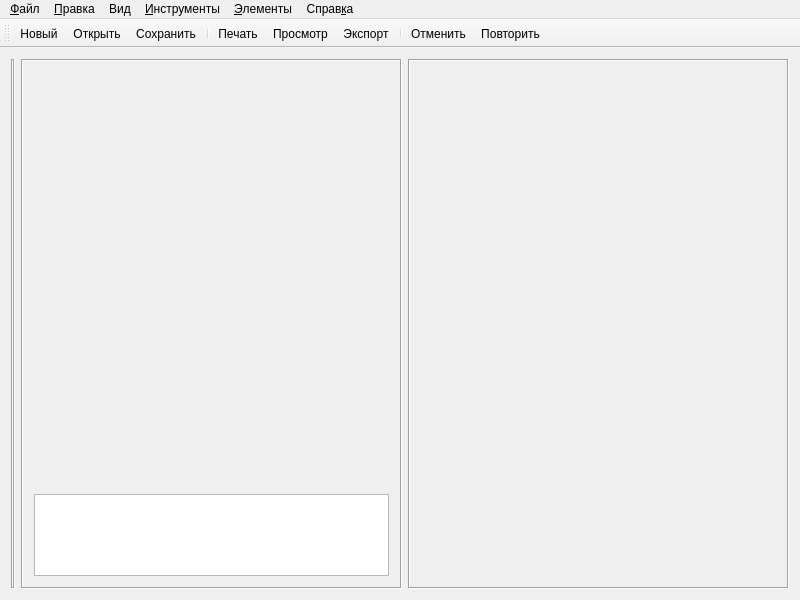
<?xml version="1.0" encoding="UTF-8"?>
<ui version="4.0">
 <class>MainWindow</class>
 <widget class="QMainWindow" name="MainWindow">
  <property name="geometry">
   <rect>
    <x>0</x>
    <y>0</y>
    <width>800</width>
    <height>600</height>
   </rect>
  </property>
  <property name="sizePolicy">
   <sizepolicy hsizetype="Maximum" vsizetype="Maximum">
    <horstretch>0</horstretch>
    <verstretch>0</verstretch>
   </sizepolicy>
  </property>
  <property name="windowTitle">
   <string>MainWindow</string>
  </property>
  <widget class="QWidget" name="centralPlacement">
   <layout class="QHBoxLayout" name="horizontalLayout">
    <item>
     <widget class="QFrame" name="zoneA_2">
      <property name="sizePolicy">
       <sizepolicy hsizetype="Maximum" vsizetype="Preferred">
        <horstretch>0</horstretch>
        <verstretch>0</verstretch>
       </sizepolicy>
      </property>
      <property name="frameShape">
       <enum>QFrame::Box</enum>
      </property>
      <property name="frameShadow">
       <enum>QFrame::Sunken</enum>
      </property>
      <layout class="QVBoxLayout" name="verticalLayout_2">
       <property name="leftMargin">
        <number>0</number>
       </property>
       <property name="topMargin">
        <number>0</number>
       </property>
       <property name="rightMargin">
        <number>0</number>
       </property>
       <property name="bottomMargin">
        <number>0</number>
       </property>
       <item>
        <widget class="QWidget" name="toolsTab" native="true">
         <property name="sizePolicy">
          <sizepolicy hsizetype="Preferred" vsizetype="Preferred">
           <horstretch>0</horstretch>
           <verstretch>0</verstretch>
          </sizepolicy>
         </property>
         <property name="baseSize">
          <size>
           <width>0</width>
           <height>0</height>
          </size>
         </property>
        </widget>
       </item>
      </layout>
     </widget>
    </item>
    <item>
     <widget class="QFrame" name="zoneB_2">
      <property name="frameShape">
       <enum>QFrame::Box</enum>
      </property>
      <property name="frameShadow">
       <enum>QFrame::Sunken</enum>
      </property>
      <property name="lineWidth">
       <number>1</number>
      </property>
      <layout class="QHBoxLayout" name="zoneB">
       <item>
        <layout class="QVBoxLayout" name="sceneLayout">
         <item>
          <widget class="SceneWidget" name="sceneWidget" native="true">
           <property name="sizePolicy">
            <sizepolicy hsizetype="Expanding" vsizetype="Expanding">
             <horstretch>0</horstretch>
             <verstretch>0</verstretch>
            </sizepolicy>
           </property>
          </widget>
         </item>
         <item>
          <widget class="QTextBrowser" name="textPanel">
           <property name="sizePolicy">
            <sizepolicy hsizetype="Expanding" vsizetype="Minimum">
             <horstretch>0</horstretch>
             <verstretch>0</verstretch>
            </sizepolicy>
           </property>
           <property name="maximumSize">
            <size>
             <width>16777215</width>
             <height>82</height>
            </size>
           </property>
           <property name="baseSize">
            <size>
             <width>0</width>
             <height>0</height>
            </size>
           </property>
          </widget>
         </item>
        </layout>
       </item>
      </layout>
     </widget>
    </item>
    <item>
     <widget class="QFrame" name="zoneC_2">
      <property name="frameShape">
       <enum>QFrame::Box</enum>
      </property>
      <property name="frameShadow">
       <enum>QFrame::Sunken</enum>
      </property>
      <layout class="QVBoxLayout" name="verticalLayout">
       <item>
        <widget class="QWidget" name="propertyTabFrame_2" native="true">
         <layout class="QVBoxLayout" name="verticalLayout_3">
          <property name="spacing">
           <number>0</number>
          </property>
          <property name="leftMargin">
           <number>0</number>
          </property>
          <property name="topMargin">
           <number>0</number>
          </property>
          <property name="rightMargin">
           <number>0</number>
          </property>
          <property name="bottomMargin">
           <number>0</number>
          </property>
          <item>
           <widget class="QWidget" name="propertyTab" native="true">
            <property name="sizePolicy">
             <sizepolicy hsizetype="MinimumExpanding" vsizetype="MinimumExpanding">
              <horstretch>0</horstretch>
              <verstretch>0</verstretch>
             </sizepolicy>
            </property>
            <property name="minimumSize">
             <size>
              <width>250</width>
              <height>0</height>
             </size>
            </property>
            <property name="baseSize">
             <size>
              <width>250</width>
              <height>0</height>
             </size>
            </property>
           </widget>
          </item>
         </layout>
        </widget>
       </item>
      </layout>
     </widget>
    </item>
   </layout>
   <zorder>zoneA_2</zorder>
   <zorder>zoneC_2</zorder>
   <zorder>zoneB_2</zorder>
  </widget>
  <widget class="QMenuBar" name="menuBar">
   <property name="geometry">
    <rect>
     <x>0</x>
     <y>0</y>
     <width>800</width>
     <height>25</height>
    </rect>
   </property>
   <widget class="QMenu" name="menu">
    <property name="title">
     <string>&amp;Файл</string>
    </property>
    <addaction name="actionNew"/>
    <addaction name="actionOpen"/>
    <addaction name="actionSave"/>
    <addaction name="actionSaveAs"/>
    <addaction name="separator"/>
    <addaction name="actionPreview"/>
    <addaction name="actionPrint"/>
    <addaction name="actionCanvasProperties"/>
    <addaction name="actionExport"/>
    <addaction name="separator"/>
    <addaction name="action1_MRU"/>
    <addaction name="separator"/>
    <addaction name="actionExit"/>
   </widget>
   <widget class="QMenu" name="menu_2">
    <property name="title">
     <string>&amp;Правка</string>
    </property>
    <addaction name="actionUndo"/>
    <addaction name="actionRedo"/>
    <addaction name="separator"/>
    <addaction name="actionCut"/>
    <addaction name="actionCopy"/>
    <addaction name="actionPaste"/>
    <addaction name="actionDelete"/>
    <addaction name="separator"/>
    <addaction name="actionFindText"/>
    <addaction name="actionCheckPoints"/>
    <addaction name="separator"/>
    <addaction name="separator"/>
    <addaction name="actionSelectAll"/>
    <addaction name="actionSelectNone"/>
   </widget>
   <widget class="QMenu" name="menu_3">
    <property name="title">
     <string>&amp;Инструменты</string>
    </property>
   </widget>
   <widget class="QMenu" name="menu_4">
    <property name="title">
     <string>Справ&amp;ка</string>
    </property>
    <addaction name="action_Qt"/>
    <addaction name="actionAbout"/>
   </widget>
   <widget class="QMenu" name="menu_5">
    <property name="title">
     <string>Вид</string>
    </property>
    <addaction name="actionNoPlane"/>
    <addaction name="actionPlaneA"/>
    <addaction name="actionPlaneB"/>
    <addaction name="actionPlaneC"/>
    <addaction name="separator"/>
    <addaction name="actionToolsTab"/>
    <addaction name="actionPropertyTab"/>
   </widget>
   <widget class="QMenu" name="menu_6">
    <property name="title">
     <string>&amp;Элементы</string>
    </property>
   </widget>
   <addaction name="menu"/>
   <addaction name="menu_2"/>
   <addaction name="menu_5"/>
   <addaction name="menu_3"/>
   <addaction name="menu_6"/>
   <addaction name="menu_4"/>
  </widget>
  <widget class="QToolBar" name="mainToolBar">
   <attribute name="toolBarArea">
    <enum>TopToolBarArea</enum>
   </attribute>
   <attribute name="toolBarBreak">
    <bool>false</bool>
   </attribute>
   <addaction name="actionNew"/>
   <addaction name="actionOpen"/>
   <addaction name="actionSave"/>
   <addaction name="separator"/>
   <addaction name="actionPrint"/>
   <addaction name="actionPreview"/>
   <addaction name="actionExport"/>
   <addaction name="separator"/>
   <addaction name="actionUndo"/>
   <addaction name="actionRedo"/>
  </widget>
  <action name="actionExit">
   <property name="text">
    <string>Выход</string>
   </property>
   <property name="shortcut">
    <string>Ctrl+W</string>
   </property>
  </action>
  <action name="actionUndo">
   <property name="icon">
    <iconset resource="mainwindow.qrc">
     <normaloff>:/undo.png</normaloff>:/undo.png</iconset>
   </property>
   <property name="text">
    <string>Отменить</string>
   </property>
   <property name="shortcut">
    <string>Ctrl+Z</string>
   </property>
  </action>
  <action name="actionRedo">
   <property name="icon">
    <iconset resource="mainwindow.qrc">
     <normaloff>:/redo.png</normaloff>:/redo.png</iconset>
   </property>
   <property name="text">
    <string>Повторить</string>
   </property>
   <property name="shortcut">
    <string>Ctrl+Shift+Z</string>
   </property>
  </action>
  <action name="actionAbout">
   <property name="text">
    <string>О программе...</string>
   </property>
  </action>
  <action name="actionNew">
   <property name="icon">
    <iconset resource="mainwindow.qrc">
     <normaloff>:/new.png</normaloff>:/new.png</iconset>
   </property>
   <property name="text">
    <string>Новый</string>
   </property>
   <property name="shortcut">
    <string>Ctrl+N</string>
   </property>
  </action>
  <action name="actionSave">
   <property name="icon">
    <iconset resource="mainwindow.qrc">
     <normaloff>:/save.png</normaloff>:/save.png</iconset>
   </property>
   <property name="text">
    <string>Сохранить</string>
   </property>
   <property name="shortcut">
    <string>Ctrl+S</string>
   </property>
  </action>
  <action name="actionSaveAs">
   <property name="text">
    <string>Сохранить как...</string>
   </property>
   <property name="shortcut">
    <string>Ctrl+Shift+S</string>
   </property>
  </action>
  <action name="actionOpen">
   <property name="icon">
    <iconset resource="mainwindow.qrc">
     <normaloff>:/open.png</normaloff>:/open.png</iconset>
   </property>
   <property name="text">
    <string>Открыть</string>
   </property>
   <property name="shortcut">
    <string>Ctrl+O</string>
   </property>
  </action>
  <action name="actionSelect">
   <property name="checkable">
    <bool>true</bool>
   </property>
   <property name="icon">
    <iconset resource="mainwindow.qrc">
     <normaloff>:/draw-select.png</normaloff>:/draw-select.png</iconset>
   </property>
   <property name="text">
    <string>Выбирать</string>
   </property>
   <property name="shortcut">
    <string>Space</string>
   </property>
  </action>
  <action name="actionMove">
   <property name="checkable">
    <bool>true</bool>
   </property>
   <property name="icon">
    <iconset resource="mainwindow.qrc">
     <normaloff>:/draw-move.png</normaloff>:/draw-move.png</iconset>
   </property>
   <property name="text">
    <string>Двигать</string>
   </property>
   <property name="shortcut">
    <string>M</string>
   </property>
  </action>
  <action name="actionLine">
   <property name="checkable">
    <bool>true</bool>
   </property>
   <property name="icon">
    <iconset resource="mainwindow.qrc">
     <normaloff>:/draw-line.png</normaloff>:/draw-line.png</iconset>
   </property>
   <property name="text">
    <string>Рисовать</string>
   </property>
   <property name="shortcut">
    <string>L</string>
   </property>
  </action>
  <action name="actionErase">
   <property name="checkable">
    <bool>true</bool>
   </property>
   <property name="icon">
    <iconset resource="mainwindow.qrc">
     <normaloff>:/draw-erase.png</normaloff>:/draw-erase.png</iconset>
   </property>
   <property name="text">
    <string>Удалять</string>
   </property>
   <property name="shortcut">
    <string>E</string>
   </property>
  </action>
  <action name="actionElement">
   <property name="checkable">
    <bool>true</bool>
   </property>
   <property name="icon">
    <iconset resource="mainwindow.qrc">
     <normaloff>:/draw-valve.png</normaloff>:/draw-valve.png</iconset>
   </property>
   <property name="text">
    <string>Вставить элемент</string>
   </property>
   <property name="toolTip">
    <string>Элемент</string>
   </property>
  </action>
  <action name="actionPlaneA">
   <property name="checkable">
    <bool>true</bool>
   </property>
   <property name="text">
    <string>Выбрать плоскость А</string>
   </property>
   <property name="toolTip">
    <string>Выбрать плоскость А</string>
   </property>
   <property name="shortcut">
    <string>Shift+Q</string>
   </property>
  </action>
  <action name="actionPlaneB">
   <property name="checkable">
    <bool>true</bool>
   </property>
   <property name="text">
    <string>Выбрать плоскость B</string>
   </property>
   <property name="toolTip">
    <string>Выбрать плоскость B</string>
   </property>
   <property name="shortcut">
    <string>Shift+W</string>
   </property>
  </action>
  <action name="actionPlaneC">
   <property name="checkable">
    <bool>true</bool>
   </property>
   <property name="text">
    <string>Выбрать плоскость С</string>
   </property>
   <property name="toolTip">
    <string>Выбрать плоскость С</string>
   </property>
   <property name="shortcut">
    <string>Shift+E</string>
   </property>
  </action>
  <action name="actionNoPlane">
   <property name="checkable">
    <bool>true</bool>
   </property>
   <property name="text">
    <string>Без плоскостей</string>
   </property>
   <property name="toolTip">
    <string>Без плоскостей</string>
   </property>
  </action>
  <action name="action_640_480">
   <property name="text">
    <string>Установить размер 640х480</string>
   </property>
  </action>
  <action name="action1_MRU">
   <property name="text">
    <string>1. MRU</string>
   </property>
  </action>
  <action name="actionPrint">
   <property name="icon">
    <iconset resource="mainwindow.qrc">
     <normaloff>:/print.png</normaloff>:/print.png</iconset>
   </property>
   <property name="text">
    <string>Печать...</string>
   </property>
   <property name="shortcut">
    <string>Ctrl+P</string>
   </property>
  </action>
  <action name="actionExport">
   <property name="icon">
    <iconset resource="mainwindow.qrc">
     <normaloff>:/export.png</normaloff>:/export.png</iconset>
   </property>
   <property name="text">
    <string>Экспорт...</string>
   </property>
   <property name="shortcut">
    <string>Ctrl+E</string>
   </property>
  </action>
  <action name="actionPreview">
   <property name="icon">
    <iconset resource="mainwindow.qrc">
     <normaloff>:/preview.png</normaloff>:/preview.png</iconset>
   </property>
   <property name="text">
    <string>Просмотр...</string>
   </property>
   <property name="shortcut">
    <string>Ctrl+Shift+P</string>
   </property>
  </action>
  <action name="actionRegister">
   <property name="text">
    <string>Регистрация...</string>
   </property>
  </action>
  <action name="actionUnregister">
   <property name="text">
    <string>Сбросить регистрацию</string>
   </property>
  </action>
  <action name="actionBlock">
   <property name="text">
    <string>Диалог блокировки</string>
   </property>
  </action>
  <action name="actionDelete">
   <property name="icon">
    <iconset resource="mainwindow.qrc">
     <normaloff>:/edit-delete.png</normaloff>:/edit-delete.png</iconset>
   </property>
   <property name="text">
    <string>Удалить</string>
   </property>
   <property name="toolTip">
    <string>Удалить выделенные элементы</string>
   </property>
   <property name="shortcut">
    <string>Del</string>
   </property>
  </action>
  <action name="actionSelectAll">
   <property name="text">
    <string>Выделить всё</string>
   </property>
   <property name="toolTip">
    <string>Выделить все объекты</string>
   </property>
   <property name="shortcut">
    <string>Ctrl+A</string>
   </property>
  </action>
  <action name="actionSelectNone">
   <property name="text">
    <string>Отменить выделение</string>
   </property>
   <property name="shortcut">
    <string>Ctrl+D</string>
   </property>
  </action>
  <action name="actionCopy">
   <property name="text">
    <string>Копировать</string>
   </property>
   <property name="toolTip">
    <string>Копировать выделение</string>
   </property>
   <property name="shortcut">
    <string>Ctrl+C</string>
   </property>
  </action>
  <action name="actionPaste">
   <property name="text">
    <string>Вставить</string>
   </property>
   <property name="toolTip">
    <string>Вставить выделение</string>
   </property>
   <property name="shortcut">
    <string>Ctrl+V</string>
   </property>
  </action>
  <action name="actionCut">
   <property name="text">
    <string>Вырезать</string>
   </property>
   <property name="toolTip">
    <string>Вырезать выделение</string>
   </property>
   <property name="shortcut">
    <string>Ctrl+X</string>
   </property>
  </action>
  <action name="actionToolsTab">
   <property name="checkable">
    <bool>true</bool>
   </property>
   <property name="text">
    <string>Панель инструментов</string>
   </property>
   <property name="shortcut">
    <string>Ctrl+F1</string>
   </property>
  </action>
  <action name="actionPropertyTab">
   <property name="checkable">
    <bool>true</bool>
   </property>
   <property name="text">
    <string>Панель свойств</string>
   </property>
   <property name="shortcut">
    <string>Ctrl+F2</string>
   </property>
  </action>
  <action name="action_800_600">
   <property name="text">
    <string>Установить размер 800х600</string>
   </property>
  </action>
  <action name="actionFindText">
   <property name="text">
    <string>Найти &amp;текст</string>
   </property>
   <property name="shortcut">
    <string>Ctrl+F</string>
   </property>
  </action>
  <action name="actionCheckPoints">
   <property name="text">
    <string>Проверить точки...</string>
   </property>
   <property name="shortcut">
    <string>Ctrl+K</string>
   </property>
  </action>
  <action name="action_Qt">
   <property name="text">
    <string>О Qt...</string>
   </property>
  </action>
  <action name="actionCheckUpdate">
   <property name="text">
    <string>Проверить обновления</string>
   </property>
  </action>
  <action name="actionCanvasProperties">
   <property name="text">
    <string>Свойства страницы...</string>
   </property>
  </action>
 </widget>
 <layoutdefault spacing="6" margin="11"/>
 <customwidgets>
  <customwidget>
   <class>SceneWidget</class>
   <extends>QWidget</extends>
   <header>sceneWidget.h</header>
   <container>1</container>
  </customwidget>
 </customwidgets>
 <resources>
  <include location="mainwindow.qrc"/>
 </resources>
 <connections/>
</ui>
